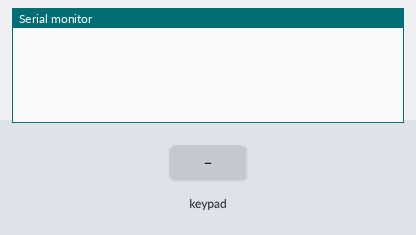
Recording of a sketch running on a simulated Arduino Uno, built with avr-gcc and run on an emulated ATmega328P. Parts: the last lines printed to the serial monitor. Wiring (inferred from the names in the program): 4×3 keypad with keys 1 2 3 4 5 6 7 8 9 * 0 # (labels assumed): rows pin 16, pin 14, pin 5, pin 4; columns pin 13, pin 12, pin 2. The test bench sets the inputs (shaded band).

Above: at 1.2 s.
1.3 s: key '1' pressed
At 2.6 s:
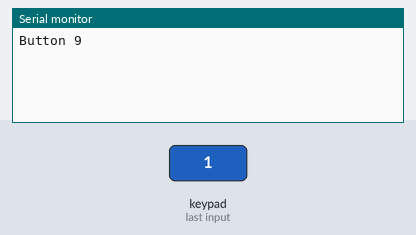
2.9 s: keypad keys 5 4 1 6 1 4 pressed 0.4 s apart
At 6.4 s:
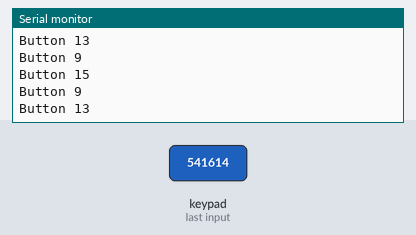
6.8 s: key '2' pressed
At 8.0 s:
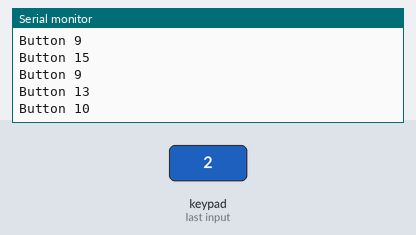
8.3 s: keypad keys 5 4 1 6 1 4 # pressed 0.4 s apart
At 12.1 s:
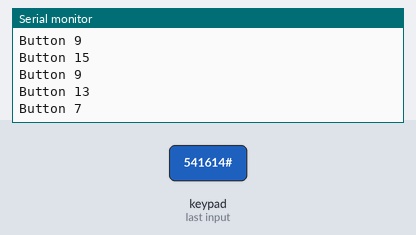
Timing chart, 0 to 13.6 s (numbered marks = the images above; inputs shaded):
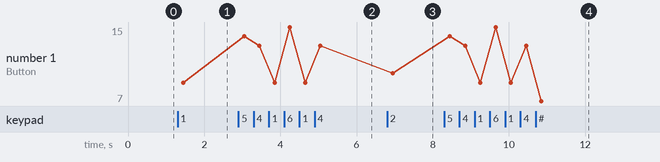

Measured:
- after the input at 1.3 s, the serial monitor: prints a new line after 0.15 s (image 1)
- after the input at 2.9 s, the serial monitor: prints a new line after 0.15 s (image 2)
- after the input at 6.8 s, the serial monitor: prints a new line after 0.15 s (image 3)
- after the input at 8.3 s, the serial monitor: prints a new line after 0.15 s (image 4)
- plotted number 1: 9 → 13 after the input at 2.9 s, 13 → 10 after the input at 6.8 s, 10 → 7 after the input at 8.3 s

The sketch:

buttons.ino
```cpp
// Button matrix wiring
int rowPins[4] = {5, 4, 16, 14}; // replace D1 and D2 by D8 and RX so they are free for i2c led expander (PCF8574 ?)
int colPins[4] = {13, 12, 2, 0};


void setup() {

  // Serial for dev
  Serial.begin(115200);
  Serial.println();

  // Button rows
  for (int r = 0; r < 4; r++) {
    pinMode(rowPins[r], OUTPUT);
    digitalWrite(rowPins[r], HIGH);
  }

  // Button columns
  for (int c = 0; c < 4; c++) {
    pinMode(colPins[c], INPUT_PULLUP);
  }

}


void loop() {

  // Loop on rows
  for (int r = 0; r < 4; r++) {
    digitalWrite(rowPins[r], LOW);

    // Loop on columns
    for (int c = 0; c < 4; c++) {
      if (!digitalRead(colPins[c])) { delay(2); // button pressed
        while (!digitalRead(colPins[c])) { yield(); } delay(2); // wait for button release
        Serial.print("Button "); Serial.println(r * 4 + c + 1); // log for dev
      }
    }

    digitalWrite(rowPins[r], HIGH);
  }
}
```
